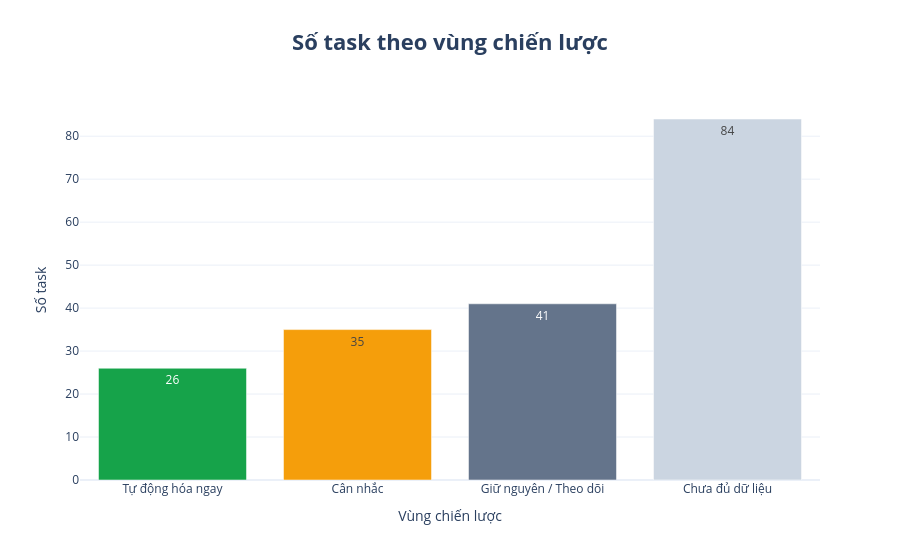

Notebook cell for this chart:
### Code cell
zone_order = ['Tự động hóa ngay', 'Cân nhắc', 'Giữ nguyên / Theo dõi', 'Chưa đủ dữ liệu']
zone_colors = {
    'Tự động hóa ngay': '#16a34a',
    'Cân nhắc': '#f59e0b',
    'Giữ nguyên / Theo dõi': '#64748b',
    'Chưa đủ dữ liệu': '#cbd5e1',
}
zone_counts = roi['Strategy Zone'].value_counts().reindex(zone_order, fill_value=0).reset_index()
zone_counts.columns = ['Vùng chiến lược', 'Số task']
display(zone_counts)
fig = px.bar(zone_counts, x='Vùng chiến lược', y='Số task', color='Vùng chiến lược',
             color_discrete_map=zone_colors, text='Số task', title='Số task theo vùng chiến lược')
fig.update_layout(
    showlegend=False,
    title=dict(text="<b>Số task theo vùng chiến lược</b>", x=0.5, xanchor="center", font=dict(size=22)), template="plotly_white")
# save_chart(fig, 'Số task theo vùng chiến lược.png')
fig.show()

### Figure 1 — Plotly figure (JSON) as saved in the notebook; plotly's stock layout.template omitted (floating-point values rounded to 4 significant figures)
{"data": [{"hovertemplate": "Vùng chiến lược=%{x}<br>Số task=%{text}<extra></extra>", "legendgroup": "Tự động hóa ngay", "marker": {"color": "#16a34a", "pattern": {"shape": ""}}, "name": "Tự động hóa ngay", "orientation": "v", "showlegend": true, "text": [26.0], "textposition": "auto", "type": "bar", "x": ["Tự động hóa ngay"], "xaxis": "x", "y": [26], "yaxis": "y"}, {"hovertemplate": "Vùng chiến lược=%{x}<br>Số task=%{text}<extra></extra>", "legendgroup": "Cân nhắc", "marker": {"color": "#f59e0b", "pattern": {"shape": ""}}, "name": "Cân nhắc", "orientation": "v", "showlegend": true, "text": [35.0], "textposition": "auto", "type": "bar", "x": ["Cân nhắc"], "xaxis": "x", "y": [35], "yaxis": "y"}, {"hovertemplate": "Vùng chiến lược=%{x}<br>Số task=%{text}<extra></extra>", "legendgroup": "Giữ nguyên / Theo dõi", "marker": {"color": "#64748b", "pattern": {"shape": ""}}, "name": "Giữ nguyên / Theo dõi", "orientation": "v", "showlegend": true, "text": [41.0], "textposition": "auto", "type": "bar", "x": ["Giữ nguyên / Theo dõi"], "xaxis": "x", "y": [41], "yaxis": "y"}, {"hovertemplate": "Vùng chiến lược=%{x}<br>Số task=%{text}<extra></extra>", "legendgroup": "Chưa đủ dữ liệu", "marker": {"color": "#cbd5e1", "pattern": {"shape": ""}}, "name": "Chưa đủ dữ liệu", "orientation": "v", "showlegend": true, "text": [84.0], "textposition": "auto", "type": "bar", "x": ["Chưa đủ dữ liệu"], "xaxis": "x", "y": [84], "yaxis": "y"}], "layout": {"barmode": "relative", "legend": {"title": {"text": "Vùng chiến lược"}, "tracegroupgap": 0}, "showlegend": false, "title": {"font": {"size": 22}, "text": "<b>Số task theo vùng chiến lược</b>", "x": 0.5, "xanchor": "center"}, "xaxis": {"anchor": "y", "categoryarray": ["Tự động hóa ngay", "Cân nhắc", "Giữ nguyên / Theo dõi", "Chưa đủ dữ liệu"], "categoryorder": "array", "domain": [0, 1], "title": {"text": "Vùng chiến lược"}}, "yaxis": {"anchor": "x", "domain": [0, 1], "title": {"text": "Số task"}}}}
